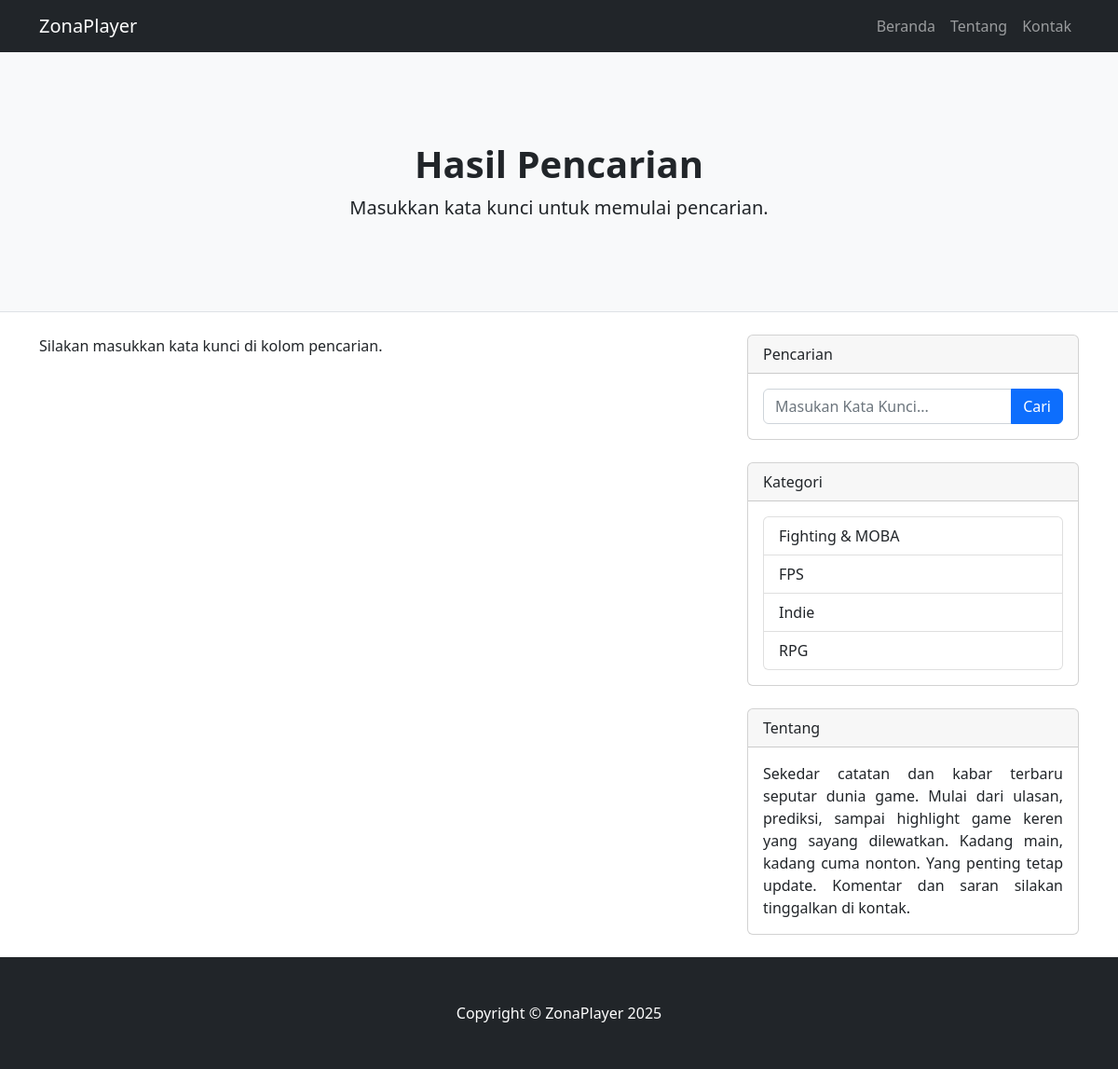
The page /cari.php on the database its author committed.
### tables this page shows
CREATE TABLE `kategori` (
  `id_kategori` int(11) NOT NULL,
  `nama_kategori` varchar(250) NOT NULL,
  `keterangan` text NOT NULL
);

### cari.php (the view, shortened to what this page needs)
<?php
require 'admin/function.php';
?>
<!DOCTYPE html>
<html lang="en">
<head>
    <link href="css/styles.css" rel="stylesheet" />
</head>
<body>
    <nav class="navbar navbar-expand-lg navbar-dark bg-dark">
        <div class="container">
            <a class="navbar-brand" href="http://localhost/pw/">ZonaPlayer</a>
            <div class="collapse navbar-collapse" id="navbarSupportedContent">
                <ul class="navbar-nav ms-auto mb-2 mb-lg-0">
                    <li class="nav-item"><a class="nav-link" href="http://localhost/pw/">Beranda</a></li>
                    <li class="nav-item"><a class="nav-link" href="#!">Tentang</a></li>
                    <li class="nav-item"><a class="nav-link" href="#!">Kontak</a></li>
                </ul>
            </div>
        </div>
    </nav>
    <header class="py-5 bg-light border-bottom mb-4">
        <div class="container">
            <div class="text-center my-5">
                <h1 class="fw-bolder">Hasil Pencarian</h1>
                <?php
                $kata_kunci = isset($_GET['q']) ? htmlspecialchars($_GET['q']) : '';
                if (!empty($kata_kunci)) {
                    echo "<p class='lead mb-0'>Menampilkan artikel untuk: \"<strong>" . $kata_kunci . "</strong>\"</p>";
                } else {
                    echo "<p class='lead mb-0'>Masukkan kata kunci untuk memulai pencarian.</p>";
                }
                ?>
            </div>
        </div>
    </header>
    <div class="container">
        <div class="row">
            <div class="col-lg-8">
                <div class="row">
                    <?php
                    $kata_kunci_db = '';
                    if (!empty($kata_kunci_db)) {
                        $sql_cari = "SELECT artikel.id_artikel, artikel.tanggal, artikel.judul, artikel.isi,
                                            artikel.gambar, penulis.nama_penulis, kategori.nama_kategori,
                                            kontributor.id_kontributor, kategori.id_kategori
                                    FROM artikel
                                    JOIN kontributor ON artikel.id_artikel = kontributor.id_artikel
                                    JOIN penulis ON kontributor.id_penulis = penulis.id_penulis
                                    JOIN kategori ON kontributor.id_kategori = kategori.id_kategori
                                    WHERE artikel.judul LIKE '%$kata_kunci_db%'
                                    OR kategori.nama_kategori LIKE '%$kata_kunci_db%'
                                    ORDER BY artikel.tanggal DESC";
                        $result_cari = mysqli_query($conn, $sql_cari);
                        if (mysqli_num_rows($result_cari) > 0) {
                            while ($row = mysqli_fetch_assoc($result_cari)) {
                                $data_tanggal = $row['tanggal'];
                                $data_judul = $row['judul'];
                                $data_kategori = $row['nama_kategori'];
                                $data_id_kategori = $row['id_kategori'];
                                $data_penulis = $row['nama_penulis'];
                                $data_gambar = $row['gambar'];
                                $data_id_kontributor = $row['id_kontributor'];
                                $data_isi = $row['isi'];
                                $data_potong_artikel = potong_artikel($data_isi, 125);
                    ?>
                                <div class="col-lg-6 mb-4">
                                    <div class="card h-100">
                                        <a href="detail.php?id_kontributor=<?php echo $data_id_kontributor; ?>&id_kategori=<?php echo $data_id_kategori; ?>">
                                            <img class="card-img-top" src="admin/<?php echo $data_gambar; ?>" alt="..." />
                                        </a>
                                        <div class="card-body">
                                            <div class="small text-muted"><?php echo $data_tanggal; ?></div>
                                            <h2 class="card-title h4"><?php echo $data_judul; ?></h2>
                                            <p class="card-text"><?php echo $data_potong_artikel; ?></p>
                                            <a class="btn btn-primary" href="detail.php?id_kontributor=<?php echo $data_id_kontributor; ?>&id_kategori=<?php echo $data_id_kategori; ?>">Selengkapnya →</a>
                                        </div>
                                    </div>
                                </div>
                    <?php
                            }
                        } else {
                            echo "<div class='col-lg-12'><p>Tidak ada artikel yang sesuai dengan kata kunci \"<strong>" . htmlspecialchars($kata_kunci) . "</strong>\".</p></div>";
                        }
                    } else {
                        echo "<div class='col-lg-12'><p>Silakan masukkan kata kunci di kolom pencarian.</p></div>";
                    }
                    ?>
                </div>
            </div>
            <div class="col-lg-4">
                <div class="card mb-4">
                    <div class="card-header">Pencarian</div>
                    <div class="card-body">
                        <form action="cari.php" method="GET">
                            <div class="input-group">
                                <input class="form-control" type="text" placeholder="Masukan Kata Kunci..." aria-label="Enter search term..." name="q" value="<?php echo htmlspecialchars($kata_kunci); ?>" />
                                <button class="btn btn-primary" id="button-search" type="submit">Cari</button>
                            </div>
                        </form>
                    </div>
                </div>
                <div class="card mb-4">
                    <div class="card-header">Kategori</div>
                    <div class="card-body">
                        <div class="row">
                            <div class="col-sm-12">
                                <div class="list-group">
                                    <?php
                                    $sql_kategori_sidebar = "SELECT id_kategori, nama_kategori FROM kategori ORDER BY id_kategori DESC";
                                    $result_kategori_sidebar = mysqli_query($conn, $sql_kategori_sidebar);
                                    if (mysqli_num_rows($result_kategori_sidebar) > 0) {
                                        while ($row_kategori = mysqli_fetch_assoc($result_kategori_sidebar)) {
                                    ?>
                                            <a href="kategori.php?id_kategori=<?php echo $row_kategori['id_kategori']; ?>" class="list-group-item list-group-item-action"><?php echo $row_kategori['nama_kategori']; ?></a>
                                    <?php
                                        }
                                    } else {
                                        echo "<p>Tidak ada kategori.</p>";
                                    }
                                    ?>
                                </div>
                            </div>
                        </div>
                    </div>
                </div>
                <div class="card mb-4">
                    <div class="card-header">Tentang</div>
                    <div class="card-body tentang">Sekedar catatan dan kabar terbaru seputar dunia game. Mulai dari ulasan, prediksi, sampai highlight game keren yang sayang dilewatkan. Kadang main, kadang cuma nonton. Yang penting tetap update. Komentar dan saran silakan tinggalkan di kontak.</div>
                </div>
            </div>
        </div>
    </div>
    <footer class="py-5 bg-dark">
        <div class="container">
            <p class="m-0 text-center text-white">Copyright &copy; ZonaPlayer 2025</p>
        </div>
    </footer>
</body>
</html>

### cari.php (style rules this page uses)
.tentang { text-align: justify; }

### rows shown on the page
kategori: nama_kategori "Fighting & MOBA"
kategori: nama_kategori "FPS"
kategori: nama_kategori "Indie"
kategori: nama_kategori "RPG"
